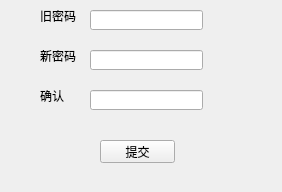
<?xml version="1.0" encoding="UTF-8"?>
<ui version="4.0">
 <class>Change_Pwd</class>
 <widget class="QWidget" name="Change_Pwd">
  <property name="geometry">
   <rect>
    <x>0</x>
    <y>0</y>
    <width>282</width>
    <height>192</height>
   </rect>
  </property>
  <property name="windowTitle">
   <string>Form</string>
  </property>
  <widget class="QLabel" name="label">
   <property name="geometry">
    <rect>
     <x>40</x>
     <y>10</y>
     <width>54</width>
     <height>12</height>
    </rect>
   </property>
   <property name="text">
    <string>旧密码</string>
   </property>
  </widget>
  <widget class="QLabel" name="label_2">
   <property name="geometry">
    <rect>
     <x>40</x>
     <y>50</y>
     <width>54</width>
     <height>12</height>
    </rect>
   </property>
   <property name="text">
    <string>新密码</string>
   </property>
  </widget>
  <widget class="QLabel" name="label_3">
   <property name="geometry">
    <rect>
     <x>40</x>
     <y>90</y>
     <width>54</width>
     <height>12</height>
    </rect>
   </property>
   <property name="text">
    <string>确认</string>
   </property>
  </widget>
  <widget class="QPushButton" name="pushButton">
   <property name="geometry">
    <rect>
     <x>100</x>
     <y>140</y>
     <width>75</width>
     <height>23</height>
    </rect>
   </property>
   <property name="text">
    <string>提交</string>
   </property>
  </widget>
  <widget class="QLineEdit" name="old_pwd">
   <property name="geometry">
    <rect>
     <x>90</x>
     <y>10</y>
     <width>113</width>
     <height>20</height>
    </rect>
   </property>
  </widget>
  <widget class="QLineEdit" name="new_pwd">
   <property name="geometry">
    <rect>
     <x>90</x>
     <y>50</y>
     <width>113</width>
     <height>20</height>
    </rect>
   </property>
  </widget>
  <widget class="QLineEdit" name="comfirm_new">
   <property name="geometry">
    <rect>
     <x>90</x>
     <y>90</y>
     <width>113</width>
     <height>20</height>
    </rect>
   </property>
  </widget>
 </widget>
 <resources/>
 <connections/>
</ui>
